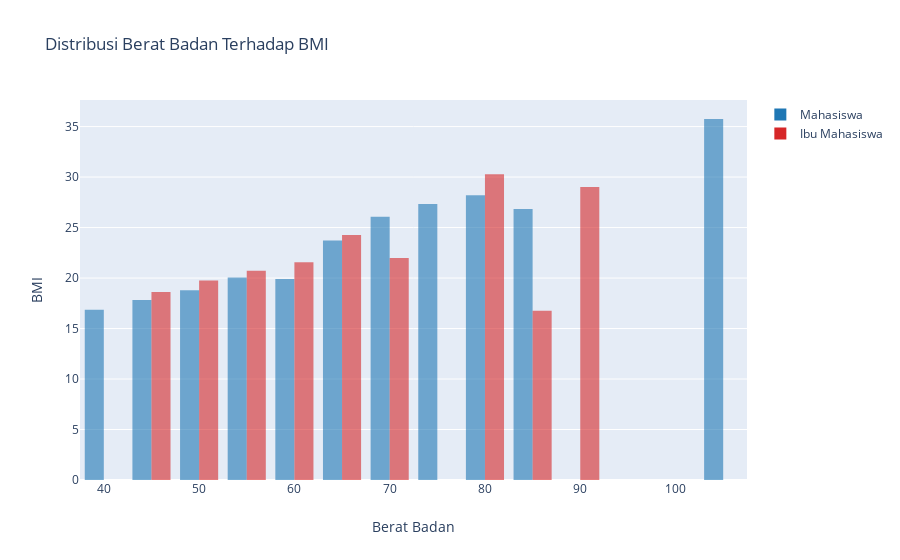
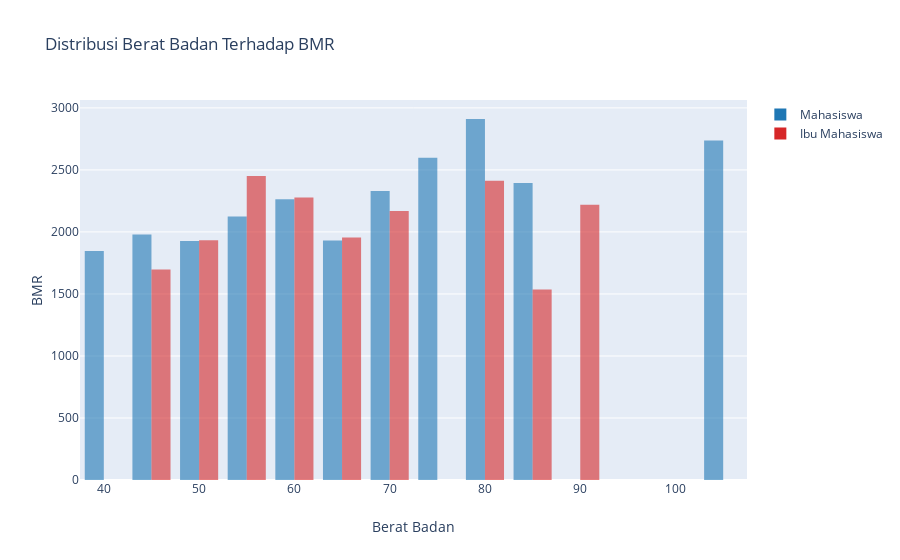

Here is the notebook cell these charts were saved with, in order:
### Code cell
trace1 = go.Histogram(
    x = df['berat'],
    y = df['bmi'],
    name = 'Mahasiswa',
    histfunc = 'avg',
    marker = dict(color='#1f77b4', opacity=0.6)
)
trace2 = go.Histogram(
    x = df['berat_ibu'],
    y = df['bmi'],
    name = 'Ibu Mahasiswa',
    histfunc = 'avg',
    marker = dict(color='#d62728',opacity=0.6)
)
data = [trace1, trace2]
layout = go.Layout(title='Distribusi Berat Badan Terhadap BMI',
                  xaxis=dict(title='Berat Badan'),
                   yaxis=dict(title='BMI'),
                  )
fig1 = go.Figure(data=data, layout=layout)
iplot(fig1, filename='berat-bmi')


trace1 = go.Histogram(
    x = df['berat'],
    y = df['bmr'],
    name = 'Mahasiswa',
    histfunc = 'avg',
    marker = dict(color='#1f77b4', opacity=0.6)
)
trace2 = go.Histogram(
    x = df['berat_ibu'],
    y = df['bmr'],
    name = 'Ibu Mahasiswa',
    histfunc = 'avg',
    marker = dict(color='#d62728',opacity=0.6)
)
data = [trace1, trace2]
layout = go.Layout(title='Distribusi Berat Badan Terhadap BMR',
                  xaxis=dict(title='Berat Badan'),
                   yaxis=dict(title='BMR'),
                  )
fig2 = go.Figure(data=data, layout=layout)
iplot(fig2, filename='berat-bmr')

### Figure 1 — Plotly figure (JSON) as saved in the notebook; plotly's stock layout.template omitted (floating-point values rounded to 4 significant figures)
{"data": [{"histfunc": "avg", "marker": {"color": "#1f77b4", "opacity": 0.6}, "name": "Mahasiswa", "type": "histogram", "x": [71, 55, 64, 80, 56, 45, 52, 48, 85, 73, 70, 70, 61, 70, 52, 42, 38, 60, 107, 47, 55, 50, 67, 50, 41, 50, 75, 45, 45, 55, 52, 64, 44, 79], "y": [23.72, 20.45, 22.15, 27.36, 20.57, 16.14, 21.37, 20.78, 26.83, 27.14, 28.4, 27.34, 20.86, 24.8, 16.41, 17.26, 15.82, 18.94, 35.75, 18.83, 20.2, 18.37, 26.84, 18.82, 17.51, 17.3, 27.55, 15.76, 21.7, 19.03, 18.42, 22.15, 16.77, 29.02]}, {"histfunc": "avg", "marker": {"color": "#d62728", "opacity": 0.6}, "name": "Ibu Mahasiswa", "type": "histogram", "x": [61.9, 61.9, 61.9, 70, 70, 55, 55, 50, 65, 57, 49, 68, 70, 80, 55, 52, 50, 58, 78, 50, 70, 70, 58, 45, 50, 60, 55, 55, 66, 70, 45, 70, 84, 89], "y": [23.72, 20.45, 22.15, 27.36, 20.57, 16.14, 21.37, 20.78, 26.83, 27.14, 28.4, 27.34, 20.86, 24.8, 16.41, 17.26, 15.82, 18.94, 35.75, 18.83, 20.2, 18.37, 26.84, 18.82, 17.51, 17.3, 27.55, 15.76, 21.7, 19.03, 18.42, 22.15, 16.77, 29.02]}], "layout": {"title": {"text": "Distribusi Berat Badan Terhadap BMI"}, "xaxis": {"title": {"text": "Berat Badan"}}, "yaxis": {"title": {"text": "BMI"}}}}

### Figure 2 — Plotly figure (JSON) as saved in the notebook; plotly's stock layout.template omitted (floating-point values rounded to 4 significant figures)
{"data": [{"histfunc": "avg", "marker": {"color": "#1f77b4", "opacity": 0.6}, "name": "Mahasiswa", "type": "histogram", "x": [71, 55, 64, 80, 56, 45, 52, 48, 85, 73, 70, 70, 61, 70, 52, 42, 38, 60, 107, 47, 55, 50, 67, 50, 41, 50, 75, 45, 45, 55, 52, 64, 44, 79], "y": [3374.0, 2158.0, 2001.0, 3602.0, 2666.0, 2162.0, 2556.0, 2017.0, 2395.0, 3039.0, 2025.0, 1837.0, 1963.0, 2087.0, 2131.0, 2387.0, 1666.0, 2566.0, 2738.0, 2018.0, 1823.0, 1615.0, 1792.0, 1608.0, 1484.0, 1773.0, 2155.0, 2663.0, 1515.0, 1850.0, 1787.0, 2001.0, 1536.0, 2219.0]}, {"histfunc": "avg", "marker": {"color": "#d62728", "opacity": 0.6}, "name": "Ibu Mahasiswa", "type": "histogram", "x": [61.9, 61.9, 61.9, 70, 70, 55, 55, 50, 65, 57, 49, 68, 70, 80, 55, 52, 50, 58, 78, 50, 70, 70, 58, 45, 50, 60, 55, 55, 66, 70, 45, 70, 84, 89], "y": [3374.0, 2158.0, 2001.0, 3602.0, 2666.0, 2162.0, 2556.0, 2017.0, 2395.0, 3039.0, 2025.0, 1837.0, 1963.0, 2087.0, 2131.0, 2387.0, 1666.0, 2566.0, 2738.0, 2018.0, 1823.0, 1615.0, 1792.0, 1608.0, 1484.0, 1773.0, 2155.0, 2663.0, 1515.0, 1850.0, 1787.0, 2001.0, 1536.0, 2219.0]}], "layout": {"title": {"text": "Distribusi Berat Badan Terhadap BMR"}, "xaxis": {"title": {"text": "Berat Badan"}}, "yaxis": {"title": {"text": "BMR"}}}}
